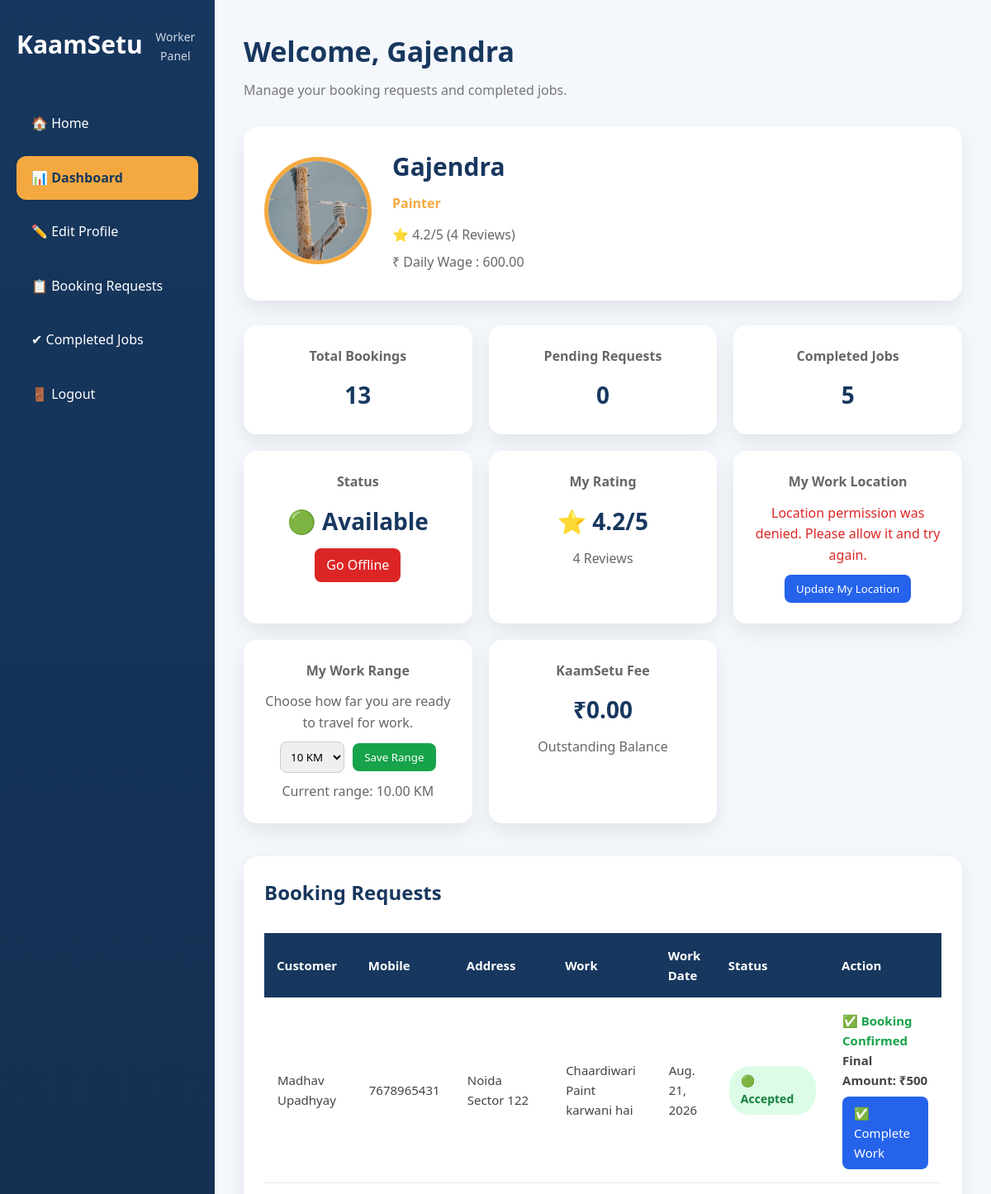
The page /worker/dashboard/ (signed in, upper part) on the database as committed earlier.
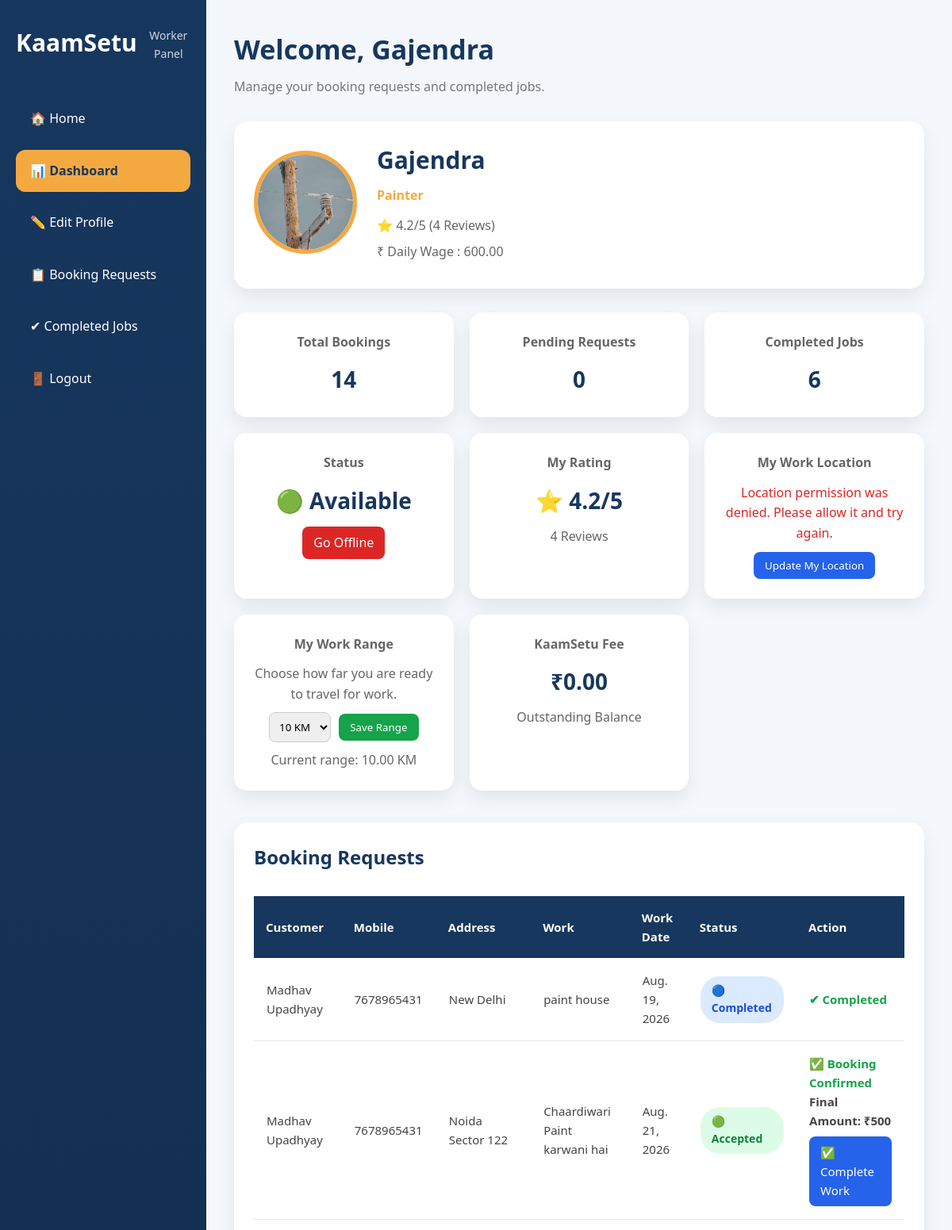
The same page on the database as committed later.
### bookings/models.py (models this page shows, shortened)
class Booking(models.Model):
    STATUS_CHOICES = [
        ("Pending", "Pending"),
        ("Accepted", "Accepted"),
        ("Completed", "Completed"),
        ("Cancelled", "Cancelled"),
    ]
    NEGOTIATION_STATUS_CHOICES = [
        ("Not Started", "Not Started"),
        ("Customer Offered", "Customer Offered"),
        ("Worker Countered", "Worker Countered"),
        ("Accepted", "Accepted"),
        ("Rejected", "Rejected"),
    ]
    worker = models.ForeignKey(
        Worker,
        on_delete=models.CASCADE,
        related_name="bookings"
    )
    customer = models.ForeignKey(
        User,
        on_delete=models.CASCADE,
        related_name="customer_bookings",
        null=True,
        blank=True
    )
    customer_name = models.CharField(
        max_length=100
    )
    customer_mobile = models.CharField(
        max_length=15,
        blank=True
    )
    customer_address = models.TextField()
    work_date = models.DateField()
    work_description = models.TextField()
    status = models.CharField(
        max_length=20,
        choices=STATUS_CHOICES,
        default="Pending"
    )
    original_amount = models.PositiveIntegerField(
        validators=[
            MinValueValidator(1),
            MaxValueValidator(9999)
        ],
        null=True,
        blank=True
    )
    customer_offer = models.PositiveIntegerField(
        validators=[
            MinValueValidator(1),
            MaxValueValidator(9999)
        ],
        null=True,
        blank=True
    )
    worker_counter_offer = models.PositiveIntegerField(
        validators=[
            MinValueValidator(1),
            MaxValueValidator(9999)
        ],
        null=True,
        blank=True
    )
    final_amount = models.PositiveIntegerField(
        validators=[
            MinValueValidator(1),
            MaxValueValidator(9999)
        ],
        null=True,
        blank=True
    )
    negotiation_status = models.CharField(
        max_length=20,
        choices=NEGOTIATION_STATUS_CHOICES,
        default="Not Started"
    )
    created_at = models.DateTimeField(
        auto_now_add=True
    )

### workers/views.py (the view)
@login_required
def worker_dashboard(request):
    worker = request.user.worker_profile
    bookings = Booking.objects.filter(
        worker=worker
    ).order_by("-created_at")
    total_bookings = bookings.count()
    pending_bookings = bookings.filter(status="Pending").count()
    accepted_bookings = bookings.filter(status="Accepted").count()
    completed_bookings = bookings.filter(status="Completed").count()
    worker_outstanding = get_worker_outstanding(worker)
    return render(
        request,
        "worker_dashboard.html",
        {
            "worker": worker,
            "bookings": bookings,
            "total_bookings": total_bookings,
            "pending_bookings": pending_bookings,
            "accepted_bookings": accepted_bookings,
            "completed_bookings": completed_bookings,
            "worker_outstanding": worker_outstanding,
        }
    )

### accounts/context_processors.py (called while the page is built)
def notification_count(request):
    if not request.user.is_authenticated:
        return {
            "unread_notification_count": 0
        }
    count = Notification.objects.filter(
        recipient=request.user,
        is_read=False
    ).count()
    return {
        "unread_notification_count": count
    }

### payments/services.py (called while the page is built)
def get_worker_outstanding(worker):
    outstanding = WorkerLedger.objects.filter(
        worker=worker,
        transaction_type="Booking Fee",
        status="Pending"
    ).aggregate(
        total=models.Sum("amount")
    )["total"]
    return outstanding or Decimal("0.00")

### templates/worker_dashboard.html (shortened to what the changed rows need)
{% extends "base.html" %}
{% load static %}
{% block extra_css %}
<link rel="stylesheet" href="{% static 'css/dashboard.css' %}">
{% endblock %}
{% block content %}
<div class="dashboard">
    <aside class="sidebar">
        <div class="logo">
            <h2>KaamSetu</h2>
        </div>
    </aside>
    <main class="main-content">
        <div class="top-bar">
            <h1>
                Welcome,
                {{ worker.name }}
            </h1>
        </div>
        <div class="profile-card">
            <div class="profile-info">
                <h2>{{ worker.name }}</h2>
            </div>
        </div>
        <div class="stats">
            <div class="stat-card">
                <h4>Total Bookings</h4>
                <h2>{{ total_bookings }}</h2>
            </div>
            <div class="stat-card">
                <h2>{{ pending_bookings }}</h2>
            </div>
            <div class="stat-card">
                <h4>Completed Jobs</h4>
                <h2>{{ completed_bookings }}</h2>
            </div>
            <div class="stat-card">
                {% if worker.available %}
                <h2 class="available">
                    🟢 Available
                </h2>
                {% endif %}
            </div>
            <div class="stat-card">
                {% if worker.reviews > 0 %}
                <h2>
                    ⭐ {{ worker.rating }}/5
                </h2>
                {% else %}
                <h2>⭐ New</h2>
                <p style="margin-top:10px;color:#666;">
                    No Reviews Yet
                </p>
                {% endif %}
            </div>
            <div class="stat-card">
                <h2>
                    ₹{{ worker_outstanding }}
                </h2>
            </div>
        </div>
        <div id="booking-requests" style="margin-top:40px;">
            <div class="profile-card">
                <div style="width:100%;">
                    <h2 style="margin-bottom:20px;">
                        Booking Requests
                    </h2>
                    <div style="overflow-x:auto;">
                        <table class="booking-table">
                            <thead>
                                <tr>
                                    <th>Customer</th>
                                    <th>Mobile</th>
                                    <th>Address</th>
                                    <th>Work</th>
                                    <th>Work Date</th>
                                    <th>Status</th>
                                    <th>Action</th>
                                </tr>
                            </thead>
                            <tbody>
                                {% for booking in bookings %}
                                <tr>
                                    <td>
                                        {{ booking.customer_name }}
                                    </td>
                                    <td>
                                        {% if booking.status == "Accepted" or booking.status == "Completed" %}
                                        {{ booking.customer_mobile }}
                                        {% else %}
                                        {{ booking.customer_mobile|slice:":4" }}XXXXXX
                                        {% endif %}
                                    </td>
                                    <td>
                                        {{ booking.customer_address }}
                                    </td>
                                    <td>
                                        {{ booking.work_description }}
                                    </td>
                                    <td>
                                        {{ booking.work_date }}
                                    </td>
                                    <td>
                                        {% if booking.status == "Pending" %}
                                        <span class="status pending">
                                            🟡 Pending
                                        </span>
                                        {% elif booking.status == "Accepted" %}
                                        <span class="status accepted">
                                            🟢 Accepted
                                        </span>
                                        {% elif booking.status == "Completed" %}
                                        <span class="status completed">
                                            🔵 Completed
                                        </span>
                                        {% elif booking.status == "Cancelled" %}
                                        <span class="status rejected">
                                            🔴 Cancelled
                                        </span>
                                        {% endif %}
                                    </td>
                                    <td>
                                        {% if booking.status == "Pending" %}
                                        <a href="{% url 'update_booking_status' booking.id 'accept' %}" style="
                background:#16a34a;
                color:white;
                padding:8px 14px;
                text-decoration:none;
                border-radius:8px;
                margin-right:6px;
                display:inline-block;
            ">
                                            Accept
                                        </a>
                                        <a href="{% url 'update_booking_status' booking.id 'reject' %}" style="
                background:#dc2626;
                color:white;
                padding:8px 14px;
                text-decoration:none;
                border-radius:8px;
                display:inline-block;
            ">
                                            Reject
                                        </a>
                                        {% elif booking.status == "Accepted" %}
                                        {% if booking.negotiation_status == "Customer Offered" %}
                                        <a href="{% url 'worker_respond_offer' booking.id %}" style="
                    background:#f59e0b;
                    color:white;
                    padding:8px 14px;
                    text-decoration:none;
                    border-radius:8px;
                    display:inline-block;
                    font-weight:600;
                ">
                                            💰 View Offer
                                        </a>
                                        <br>
                                        <small style="
                    display:inline-block;
                    margin-top:6px;
                    color:#555;
                ">
                                            Customer Offer:
                                            <strong>
                                                ₹{{ booking.customer_offer }}
                                            </strong>
                                        </small>
                                        {% elif booking.negotiation_status == "Accepted" %}
                                        <div>
                                            <span style="
                        color:#16a34a;
                        font-weight:700;
                    ">
                                                ✅ Booking Confirmed
                                            </span>
                                            <br>
                                            <strong>
                                                Final Amount: ₹{{ booking.final_amount }}
                                            </strong>
                                        </div>
                                        <a href="{% url 'update_booking_status' booking.id 'complete' %}" style="
                    margin-top:8px;
                    background:#2563eb;
                    color:white;
                    padding:8px 14px;
                    text-decoration:none;
                    border-radius:8px;
                    display:inline-block;
                ">
                                            ✅ Complete Work
                                        </a>
                                        {% endif %}
                                        {% elif booking.status == "Completed" %}
                                        <span style="
                color:#16a34a;
                font-weight:600;
            ">
                                            ✔ Completed
                                        </span>
                                        {% endif %}
                                    </td>
                                </tr>
                                {% endfor %}
                            </tbody>
                        </table>
                    </div>
                </div>
            </div>
        </div>
    </main>
</div>
{% endblock %}

Rows that differ between the two databases and show on the page:
added Booking: customer_name "Madhav Upadhyay", customer_mobile "7678965431", customer_address "New Delhi", work_description "paint house", work_date "Aug. 19, 2026", status "🔵 Completed"
Other text that changed with them:
{{ total_bookings }}: "13" → "14"
{{ completed_bookings }}: "5" → "6"
